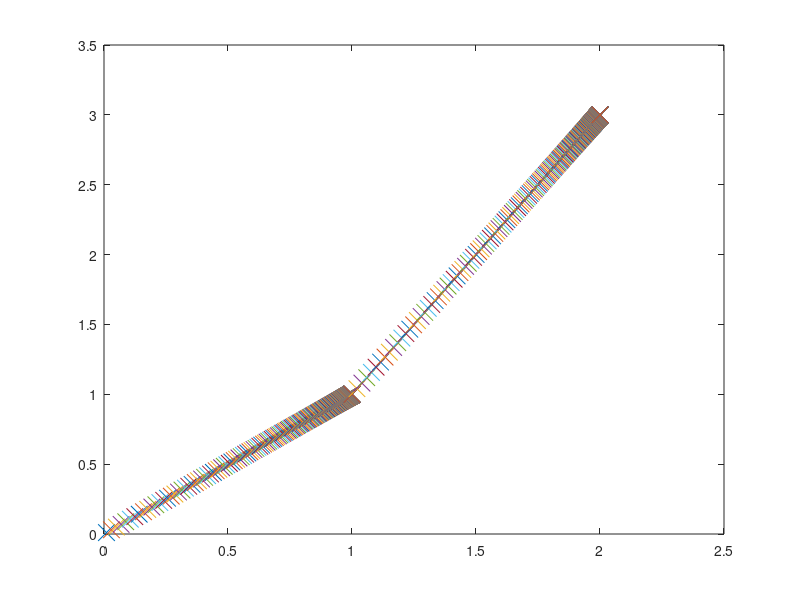

Write the MATLAB code that produced this figure.
%% test PID code

clear all
close all

%desired (x,y) pos
Setpoints = [[1,1];[2,3]];

%all x,y positions
Px = [0];
Py = [0];

%Velocities (can take this out)
Vx = [1];
Vy = [1];

%step size
h = .01;

%PID x,y gains
Kpx = 2; Kpy = 2; %4,5,4
Kix = .001; Kiy = .001;
Kdx = .01; Kdy = .01;

%init integral+derivatives
xIntegral = 0; yIntegral = 0;
xDerivative = 0; yDerivative = 0;

%xcontroller
for i = 1:length(Setpoints)
    %error initialization
    xError = Setpoints(i,1) - Px(1);
    yError = Setpoints(i,2) - Py(1);
    for k = 1:400 %while loop doesnt work (want to do based on if error is < .0001, move on or do it w time?)
        xIntegral = xIntegral + (Setpoints(i,1) - Px(k)) * h; %integral of the error over time (Setpoints(i,1) - Px(k) here because i wanted to keep prev error in derivation)
        xDerivative = ((Setpoints(i,1) - Px(k)) - xError) / h; %derivative of error in regards to time
        xError = Setpoints(i,1) - Px(k);
    
        %calc new velo
        Vx(k+1) = Kpx*xError + Kix * xIntegral + Kdx*xDerivative; %why is it Kpx*xderivative?
        
        %calc new pos
        Px(k+1) = Px(k) + h*Vx(k);
    
    
        yIntegral = yIntegral + (Setpoints(i,2) - Py(k)) * h;
        yDerivative = ((Setpoints(i,2) - Py(k)) - yError) / h; %(curr err - prev err) / step size
        yError = Setpoints(i,2) - Py(k);
    
        %calc new velo
        Vy(k+1) = Kpy*yError + Kiy * yIntegral + Kdy*yDerivative;
        
        %calc new pos
        Py(k+1) = Py(k) + h*Vy(k);
        
        plot(Px(k+1),Py(k+1), '-x','MarkerSize',12); drawnow
        hold on
    end 
    % plot(Px,Py)
    % hold on
     Px = [Px(400)];
     Py = [Py(400)];
     Vx = [Vx(400)];
     Vy = [Vy(400)];
    % plot(Px, "green")
    % hold on
    % plot(Py, "blue")
    % xlabel("iterations")
    % ylabel("x or y position")
    % hold on
end
